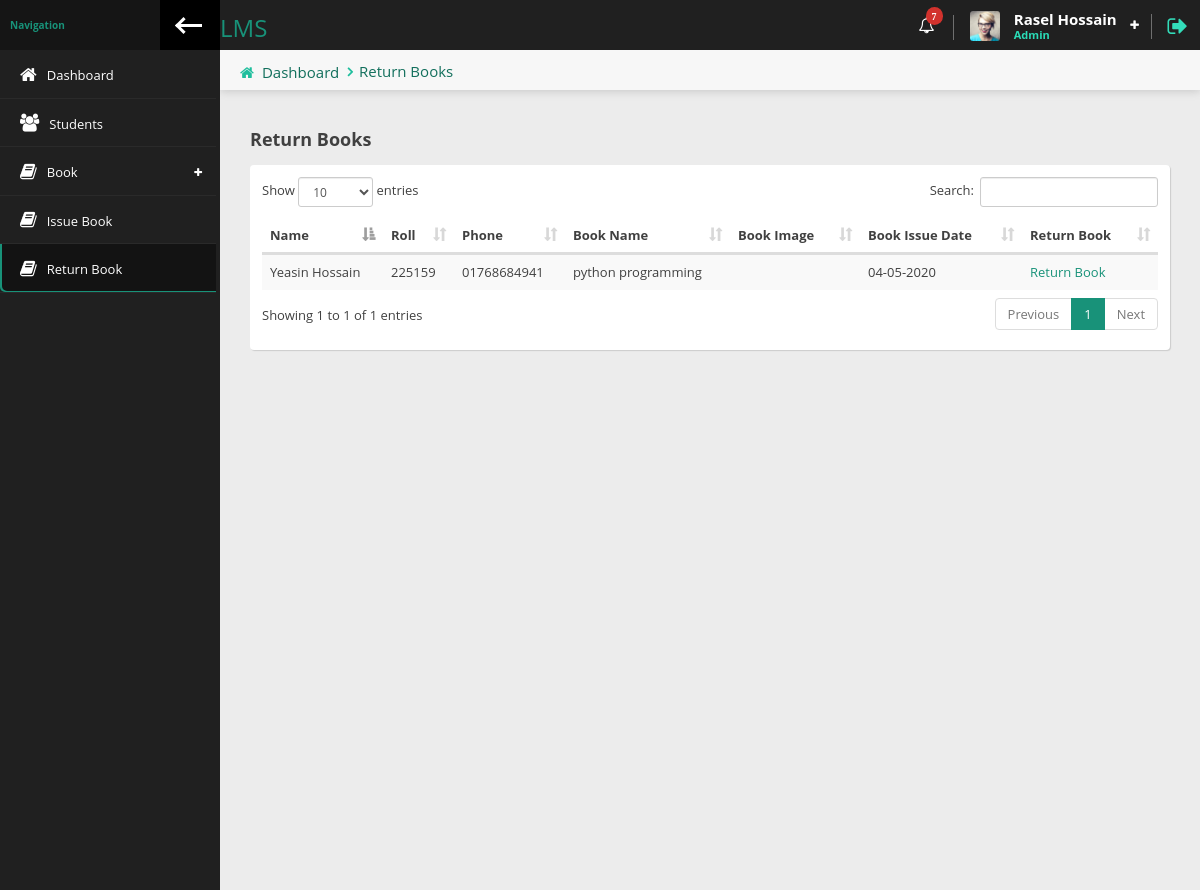
Screenshot of /librarian/return-book.php (signed in) with the database file from the repository.
### tables this page shows
CREATE TABLE `librarian` (
  `id` int(3) NOT NULL,
  `fname` varchar(50) NOT NULL,
  `lname` varchar(50) NOT NULL,
  `email` varchar(100) NOT NULL,
  `username` varchar(20) NOT NULL,
  `password` varchar(100) NOT NULL,
  `datetime` timestamp NOT NULL DEFAULT current_timestamp()
);

CREATE TABLE `issue_books` (
  `id` int(5) NOT NULL,
  `student_id` int(5) NOT NULL,
  `book_id` int(5) NOT NULL,
  `book_issue_date` varchar(20) NOT NULL,
  `book_return_date` varchar(20) NOT NULL,
  `datetime` timestamp NOT NULL DEFAULT current_timestamp()
);

CREATE TABLE `students` (
  `id` int(5) NOT NULL,
  `fname` varchar(50) NOT NULL,
  `lname` varchar(50) NOT NULL,
  `roll` int(6) NOT NULL,
  `reg` int(6) NOT NULL,
  `email` varchar(50) NOT NULL,
  `username` varchar(50) NOT NULL,
  `password` varchar(100) NOT NULL,
  `status` tinyint(1) NOT NULL,
  `phone` varchar(20) NOT NULL,
  `image` varchar(50) DEFAULT NULL,
  `datetime` timestamp NOT NULL DEFAULT current_timestamp()
);

CREATE TABLE `books` (
  `id` int(5) NOT NULL,
  `book_name` varchar(50) NOT NULL,
  `book_image` varchar(100) NOT NULL,
  `book_author_name` varchar(50) NOT NULL,
  `book_publication_name` varchar(50) NOT NULL,
  `book_purchase_date` varchar(50) NOT NULL,
  `book_price` varchar(10) NOT NULL,
  `book_qty` int(5) NOT NULL,
  `available_qty` int(5) NOT NULL,
  `libraian_username` varchar(50) NOT NULL
);

### librarian/return-book.php (the view, shortened to what this page needs)
    <?php require_once('header.php');?>
                <div class="content-header">
                    <div class="leftside-content-header">
                        <ul class="breadcrumbs">
                            <li><i class="fa fa-home" aria-hidden="true"></i><a href="index.php">Dashboard</a></li>
                            <li><a href="javascript:avoid(0)">Return Books</a></li>
                        </ul>
                    </div>
                </div>
                <div class="row animated fadeInUp">
                    <div class="col-sm-12">
                    <h4 class="section-subtitle"><b>Return Books</b></h4>
                    <div class="panel">
                        <div class="panel-content">
                            <div class="table-responsive">
                                <table id="basic-table" class="data-table table table-striped nowrap table-hover" cellspacing="0" width="100%">
                                    <thead>
                                    <tr>
                                        <th>Name</th>
                                        <th>Roll</th>
                                        <th>Phone</th>
                                        <th>Book Name</th>
                                        <th>Book Image</th>
                                        <th>Book Issue Date</th>
                                        <th>Return Book</th>
                                    </tr>
                                    </thead>
                                    <tbody>
                                        <?php
                                            $result = "SELECT `issue_books`.`id`, `issue_books`.`book_id`,`issue_books`.`book_issue_date`,`students`.`fname`,`students`.`lname`,`students`.`roll`,`students`.`phone`,`books`.`book_name`,
`books`.`book_image` FROM `issue_books`
INNER JOIN `students` ON `students`.`id` = `issue_books`.`student_id`
INNER JOIN `books` ON `books`.`id` = `issue_books`.`book_id`
WHERE`issue_books`.`book_return_date` = ''";
                                            $query = mysqli_query($con, $result);
                                            while($row = mysqli_fetch_assoc($query)){
                                        ?>
                                        <tr>
                                            <td><?= $row['fname'] . ' ' . $row['lname']; ?></td>
                                            <td><?= $row['roll'];?></td>
                                            <td><?= $row['phone'];?></td>
                                            <td><?= $row['book_name'];?></td>
                                            <td>
                                            </td>
                                             <td><?= $row['book_issue_date'];?></td>
                                             <td><a href="return-book.php?id=<?= base64_encode($row['id'])?> &book_id=<?= $row['book_id']?>">Return Book</a></td>
                                        </tr>
                                        <?php
                                            }
                                        ?>
                                    </tbody>
                                </table>
                            </div>
                        </div>
                    </div>
                </div>
          </div>
<?php require_once('footer.php');?>

### librarian/header.php (shortened to what this page needs)
<?php session_start();
require_once('../config.php');
    $page =  explode('/',$_SERVER['PHP_SELF']);
     $page = $page[count($page ) - 1 ];
    $lib_login = $_SESSION['lib_login'];
    $data = mysqli_query($con, "SELECT * FROM `librarian` WHERE `email`='$lib_login'");
    $result_data = mysqli_fetch_assoc($data);
?>
<!doctype html>
<html lang="en" class="fixed left-sidebar-top">
<head>
    <link href="../assets/vendor/pace/pace-theme-minimal.css" rel="stylesheet" />
    <link rel="stylesheet" href="../assets/vendor/bootstrap/css/bootstrap.css">
    <link rel="stylesheet" href="../assets/vendor/font-awesome/css/font-awesome.css">
    <link rel="stylesheet" href="../assets/vendor/animate.css/animate.css">
    <link rel="stylesheet" href="../assets/vendor/data-table/media/css/dataTables.bootstrap.min.css">
    <link rel="stylesheet" href="../assets/stylesheets/css/style.css">
    <link rel="stylesheet" href="../assets/stylesheets/css/main.css">
</head>
<body>
    <div class="wrap">
        <div class="page-header">
            <div class="leftside-header">
                <div class="logo">
                    <a href="index.php" class="on-click">
                       <h3>LMS</h3>
                    </a>
                </div>
            </div>
            <div class="rightside-header">
                <div class="header-section hidden-xs" id="notice-headerbox">
                    <div class="notice" id="alerts-notice">
                        <i class="fa fa-bell-o" aria-hidden="true"><span class="badge badge-xs badge-top-right x-danger">7</span></i>
                    </div>
                </div>
                <div class="header-section" id="user-headerbox">
                    <div class="user-header-wrap">
                        <div class="user-photo">
                            <img alt="profile photo" src="../assets/images/avatar/avatar_user.jpg" />
                        </div>
                        <div class="user-info">
                            <span class="user-name"><?= ucwords($result_data['fname']).' '.ucwords($result_data['lname']);?></span>
                            <span class="user-profile">Admin</span>
                        </div>
                        <i class="fa fa-plus icon-open" aria-hidden="true"></i>
                    </div>
                </div>
                <div class="header-section">
                    <a href="logout.php" data-toggle="tooltip" data-placement="left" title="Logout"><i class="fa fa-sign-out log-out" aria-hidden="true"></i></a>
                </div>
            </div>
        </div>
        <div class="page-body">
            <div class="left-sidebar">
                <div class="left-sidebar-header">
                    <div class="left-sidebar-title">Navigation</div>
                    <div class="left-sidebar-toggle c-hamburger c-hamburger--htla hidden-xs" data-toggle-class="left-sidebar-collapsed" data-target="html">
                        <span></span>
                    </div>
                </div>
                <div id="left-nav" class="nano">
                    <div class="nano-content">
                        <nav>
                            <ul class="nav nav-left-lines" id="main-nav">
                                <li class="<?= $page == 'index.php' ? 'active-item' : ''?>"><a href="index.php"><i class="fa fa-home" aria-hidden="true"></i><span>Dashboard</span></a></li>
                                <li class="<?= $page == 'students.php' ? 'active-item' : ''?>"><a href="students.php"><i class="fa fa-users" aria-hidden="true"></i><span>Students</span></a></li>
                                <li class="has-child-item close-item <?= $page == 'add-book.php' ? 'open-item' : ''?> <?= $page == 'manage-book.php' ? 'open-item' : ''?>">
                                    <a><i class="fa fa-book" aria-hidden="true"></i><span>Book</span> </a>
                                </li>
                                 <li class="<?= $page == 'issue-book.php' ? 'active-item' : ''?>"><a href="issue-book.php"><i class="fa fa-book" aria-hidden="true"></i><span>Issue Book</span></a></li>
                                 <li class="<?= $page == 'return-book.php' ? 'active-item' : ''?>"><a href="return-book.php"><i class="fa fa-book" aria-hidden="true"></i><span>Return Book</span></a></li>
                            </ul>
                        </nav>
                    </div>
                </div>
            </div>
            <div class="content">

### rows the page displays
librarian: fname "Rasel", lname "Hossain"
issue_books: student.fname "Yeasin", student.lname "Hossain", student.roll "225159", student.phone "01768684941", book.book_name "python programming", book_issue_date "04-05-2020"
